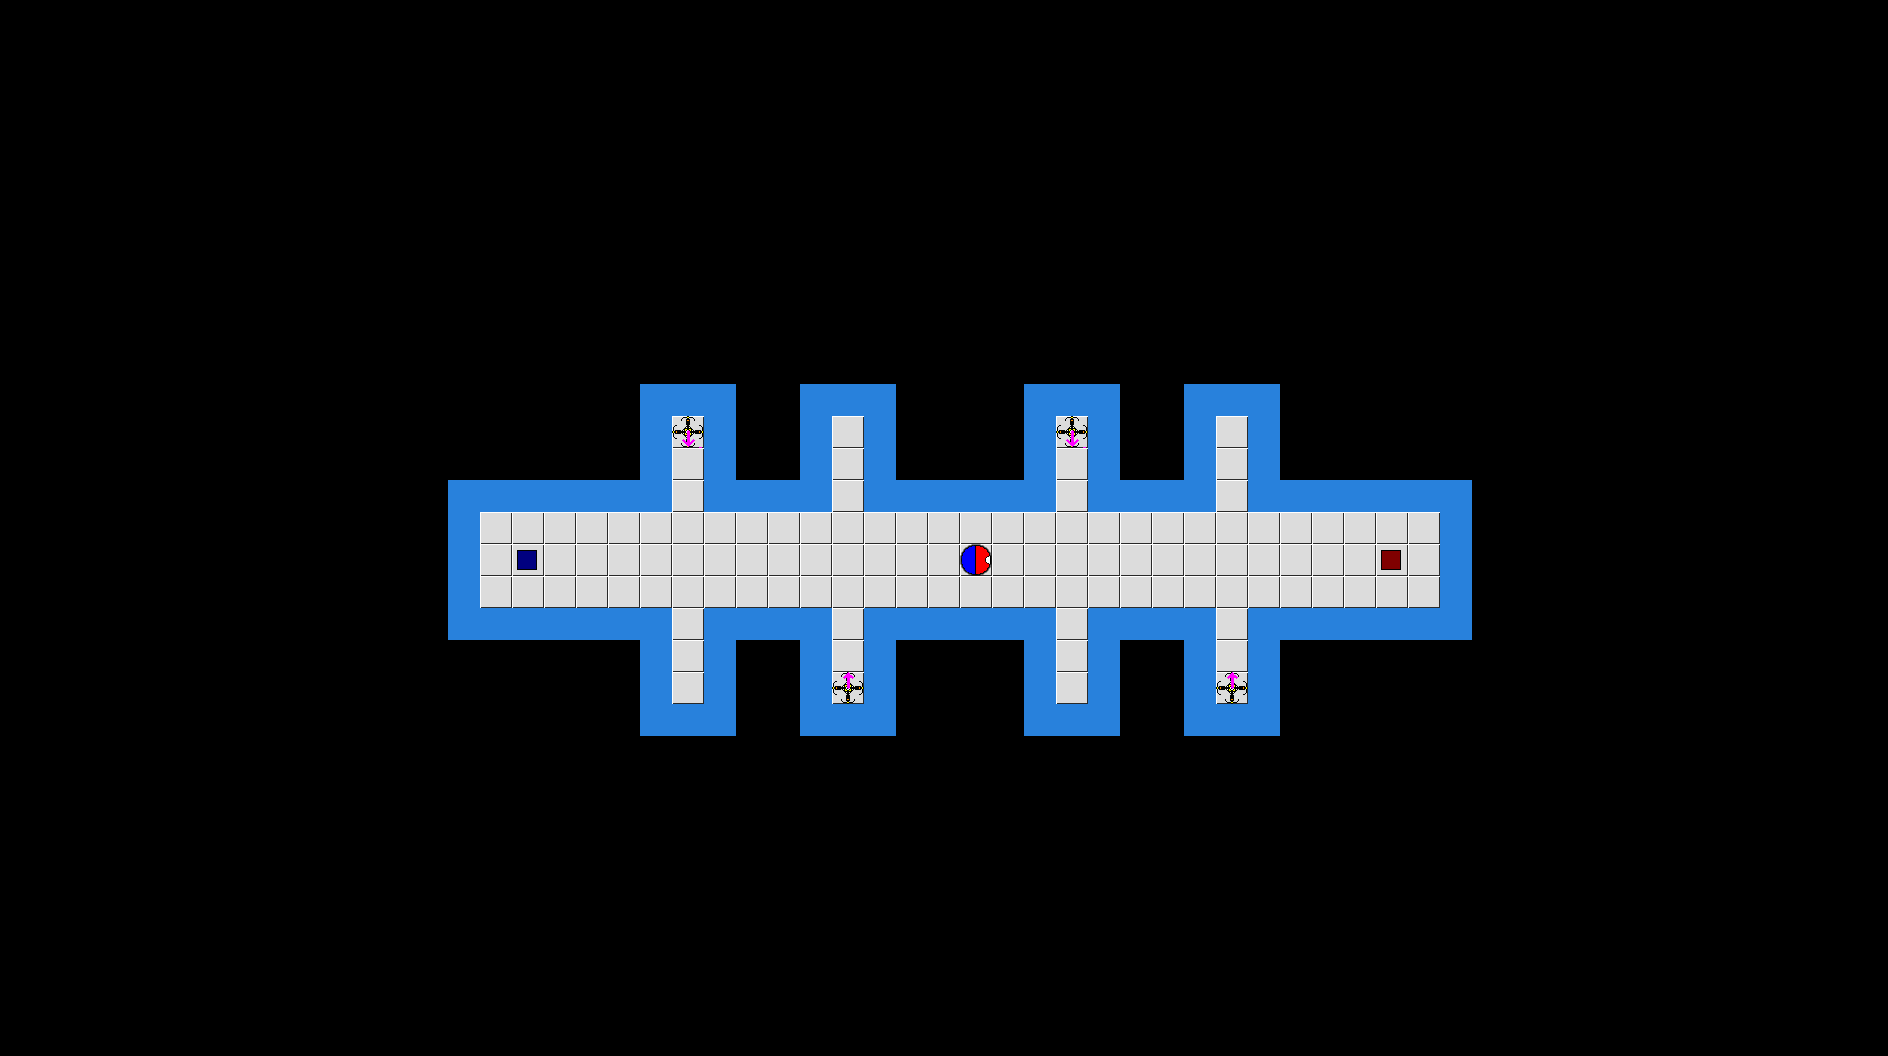

Rendered tile map (Tiled .tmx) drawn with the repository's tilesets; below, a short description and the full map source, tile grids included:
An orthogonal 59x33 tile map with 32x32 px tiles, 1 tile layer (Camada de Tiles 1).

<map version="1.0" orientation="orthogonal" width="59" height="33" tilewidth="32" tileheight="32">
 <tileset firstgid="1" name="tileset" tilewidth="32" tileheight="32">
  <image source="tileset.png" width="160" height="160" />
 </tileset>
 <layer name="Camada de Tiles 1" width="59" height="33">
  <data encoding="csv">
0,0,0,0,0,0,0,0,0,0,0,0,0,0,0,0,0,0,0,0,0,0,0,0,0,0,0,0,0,0,0,0,0,0,0,0,0,0,0,0,0,0,0,0,0,0,0,0,0,0,0,0,0,0,0,0,0,0,0,
0,0,0,0,0,0,0,0,0,0,0,0,0,0,0,0,0,0,0,0,0,0,0,0,0,0,0,0,0,0,0,0,0,0,0,0,0,0,0,0,0,0,0,0,0,0,0,0,0,0,0,0,0,0,0,0,0,0,0,
0,0,0,0,0,0,0,0,0,0,0,0,0,0,0,0,0,0,0,0,0,0,0,0,0,0,0,0,0,0,0,0,0,0,0,0,0,0,0,0,0,0,0,0,0,0,0,0,0,0,0,0,0,0,0,0,0,0,0,
0,0,0,0,0,0,0,0,0,0,0,0,0,0,0,0,0,0,0,0,0,0,0,0,0,0,0,0,0,0,0,0,0,0,0,0,0,0,0,0,0,0,0,0,0,0,0,0,0,0,0,0,0,0,0,0,0,0,0,
0,0,0,0,0,0,0,0,0,0,0,0,0,0,0,0,0,0,0,0,0,0,0,0,0,0,0,0,0,0,0,0,0,0,0,0,0,0,0,0,0,0,0,0,0,0,0,0,0,0,0,0,0,0,0,0,0,0,0,
0,0,0,0,0,0,0,0,0,0,0,0,0,0,0,0,0,0,0,0,0,0,0,0,0,0,0,0,0,0,0,0,0,0,0,0,0,0,0,0,0,0,0,0,0,0,0,0,0,0,0,0,0,0,0,0,0,0,0,
0,0,0,0,0,0,0,0,0,0,0,0,0,0,0,0,0,0,0,0,0,0,0,0,0,0,0,0,0,0,0,0,0,0,0,0,0,0,0,0,0,0,0,0,0,0,0,0,0,0,0,0,0,0,0,0,0,0,0,
0,0,0,0,0,0,0,0,0,0,0,0,0,0,0,0,0,0,0,0,0,0,0,0,0,0,0,0,0,0,0,0,0,0,0,0,0,0,0,0,0,0,0,0,0,0,0,0,0,0,0,0,0,0,0,0,0,0,0,
0,0,0,0,0,0,0,0,0,0,0,0,0,0,0,0,0,0,0,0,0,0,0,0,0,0,0,0,0,0,0,0,0,0,0,0,0,0,0,0,0,0,0,0,0,0,0,0,0,0,0,0,0,0,0,0,0,0,0,
0,0,0,0,0,0,0,0,0,0,0,0,0,0,0,0,0,0,0,0,0,0,0,0,0,0,0,0,0,0,0,0,0,0,0,0,0,0,0,0,0,0,0,0,0,0,0,0,0,0,0,0,0,0,0,0,0,0,0,
0,0,0,0,0,0,0,0,0,0,0,0,0,0,0,0,0,0,0,0,0,0,0,0,0,0,0,0,0,0,0,0,0,0,0,0,0,0,0,0,0,0,0,0,0,0,0,0,0,0,0,0,0,0,0,0,0,0,0,
0,0,0,0,0,0,0,0,0,0,0,0,0,0,0,0,0,0,0,0,0,0,0,0,0,0,0,0,0,0,0,0,0,0,0,0,0,0,0,0,0,0,0,0,0,0,0,0,0,0,0,0,0,0,0,0,0,0,0,
0,0,0,0,0,0,0,0,0,0,0,0,0,0,0,0,0,0,0,0,2,2,2,0,0,2,2,2,0,0,0,0,2,2,2,0,0,2,2,2,0,0,0,0,0,0,0,0,0,0,0,0,0,0,0,0,0,0,0,
0,0,0,0,0,0,0,0,0,0,0,0,0,0,0,0,0,0,0,0,2,10,2,0,0,2,1,2,0,0,0,0,2,10,2,0,0,2,1,2,0,0,0,0,0,0,0,0,0,0,0,0,0,0,0,0,0,0,0,
0,0,0,0,0,0,0,0,0,0,0,0,0,0,0,0,0,0,0,0,2,1,2,0,0,2,1,2,0,0,0,0,2,1,2,0,0,2,1,2,0,0,0,0,0,0,0,0,0,0,0,0,0,0,0,0,0,0,0,
0,0,0,0,0,0,0,0,0,0,0,0,0,0,2,2,2,2,2,2,2,1,2,2,2,2,1,2,2,2,2,2,2,1,2,2,2,2,1,2,2,2,2,2,2,2,0,0,0,0,0,0,0,0,0,0,0,0,0,
0,0,0,0,0,0,0,0,0,0,0,0,0,0,2,1,1,1,1,1,1,1,1,1,1,1,1,1,1,1,1,1,1,1,1,1,1,1,1,1,1,1,1,1,1,2,0,0,0,0,0,0,0,0,0,0,0,0,0,
0,0,0,0,0,0,0,0,0,0,0,0,0,0,2,1,4,1,1,1,1,1,1,1,1,1,1,1,1,1,3,1,1,1,1,1,1,1,1,1,1,1,1,5,1,2,0,0,0,0,0,0,0,0,0,0,0,0,0,
0,0,0,0,0,0,0,0,0,0,0,0,0,0,2,1,1,1,1,1,1,1,1,1,1,1,1,1,1,1,1,1,1,1,1,1,1,1,1,1,1,1,1,1,1,2,0,0,0,0,0,0,0,0,0,0,0,0,0,
0,0,0,0,0,0,0,0,0,0,0,0,0,0,2,2,2,2,2,2,2,1,2,2,2,2,1,2,2,2,2,2,2,1,2,2,2,2,1,2,2,2,2,2,2,2,0,0,0,0,0,0,0,0,0,0,0,0,0,
0,0,0,0,0,0,0,0,0,0,0,0,0,0,0,0,0,0,0,0,2,1,2,0,0,2,1,2,0,0,0,0,2,1,2,0,0,2,1,2,0,0,0,0,0,0,0,0,0,0,0,0,0,0,0,0,0,0,0,
0,0,0,0,0,0,0,0,0,0,0,0,0,0,0,0,0,0,0,0,2,1,2,0,0,2,14,2,0,0,0,0,2,1,2,0,0,2,14,2,0,0,0,0,0,0,0,0,0,0,0,0,0,0,0,0,0,0,0,
0,0,0,0,0,0,0,0,0,0,0,0,0,0,0,0,0,0,0,0,2,2,2,0,0,2,2,2,0,0,0,0,2,2,2,0,0,2,2,2,0,0,0,0,0,0,0,0,0,0,0,0,0,0,0,0,0,0,0,
0,0,0,0,0,0,0,0,0,0,0,0,0,0,0,0,0,0,0,0,0,0,0,0,0,0,0,0,0,0,0,0,0,0,0,0,0,0,0,0,0,0,0,0,0,0,0,0,0,0,0,0,0,0,0,0,0,0,0,
0,0,0,0,0,0,0,0,0,0,0,0,0,0,0,0,0,0,0,0,0,0,0,0,0,0,0,0,0,0,0,0,0,0,0,0,0,0,0,0,0,0,0,0,0,0,0,0,0,0,0,0,0,0,0,0,0,0,0,
0,0,0,0,0,0,0,0,0,0,0,0,0,0,0,0,0,0,0,0,0,0,0,0,0,0,0,0,0,0,0,0,0,0,0,0,0,0,0,0,0,0,0,0,0,0,0,0,0,0,0,0,0,0,0,0,0,0,0,
0,0,0,0,0,0,0,0,0,0,0,0,0,0,0,0,0,0,0,0,0,0,0,0,0,0,0,0,0,0,0,0,0,0,0,0,0,0,0,0,0,0,0,0,0,0,0,0,0,0,0,0,0,0,0,0,0,0,0,
0,0,0,0,0,0,0,0,0,0,0,0,0,0,0,0,0,0,0,0,0,0,0,0,0,0,0,0,0,0,0,0,0,0,0,0,0,0,0,0,0,0,0,0,0,0,0,0,0,0,0,0,0,0,0,0,0,0,0,
0,0,0,0,0,0,0,0,0,0,0,0,0,0,0,0,0,0,0,0,0,0,0,0,0,0,0,0,0,0,0,0,0,0,0,0,0,0,0,0,0,0,0,0,0,0,0,0,0,0,0,0,0,0,0,0,0,0,0,
0,0,0,0,0,0,0,0,0,0,0,0,0,0,0,0,0,0,0,0,0,0,0,0,0,0,0,0,0,0,0,0,0,0,0,0,0,0,0,0,0,0,0,0,0,0,0,0,0,0,0,0,0,0,0,0,0,0,0,
0,0,0,0,0,0,0,0,0,0,0,0,0,0,0,0,0,0,0,0,0,0,0,0,0,0,0,0,0,0,0,0,0,0,0,0,0,0,0,0,0,0,0,0,0,0,0,0,0,0,0,0,0,0,0,0,0,0,0,
0,0,0,0,0,0,0,0,0,0,0,0,0,0,0,0,0,0,0,0,0,0,0,0,0,0,0,0,0,0,0,0,0,0,0,0,0,0,0,0,0,0,0,0,0,0,0,0,0,0,0,0,0,0,0,0,0,0,0,
0,0,0,0,0,0,0,0,0,0,0,0,0,0,0,0,0,0,0,0,0,0,0,0,0,0,0,0,0,0,0,0,0,0,0,0,0,0,0,0,0,0,0,0,0,0,0,0,0,0,0,0,0,0,0,0,0,0,0
</data>
 </layer>
</map>
